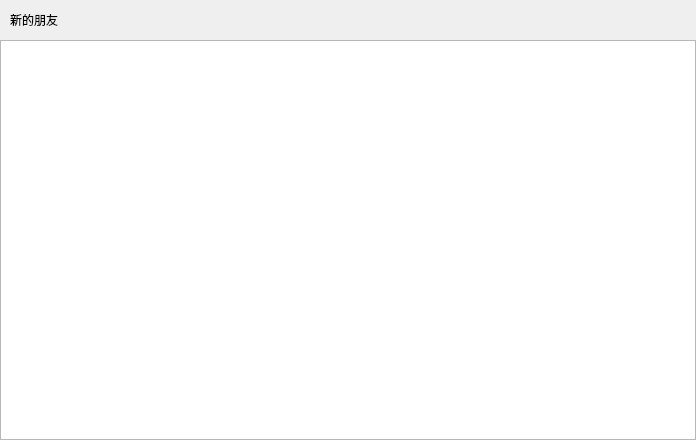
<?xml version="1.0" encoding="UTF-8"?>
<ui version="4.0">
 <class>ApplyFriendPage</class>
 <widget class="QWidget" name="ApplyFriendPage">
  <property name="geometry">
   <rect>
    <x>0</x>
    <y>0</y>
    <width>696</width>
    <height>440</height>
   </rect>
  </property>
  <property name="windowTitle">
   <string>Form</string>
  </property>
  <layout class="QVBoxLayout" name="verticalLayout">
   <property name="spacing">
    <number>0</number>
   </property>
   <property name="leftMargin">
    <number>0</number>
   </property>
   <property name="topMargin">
    <number>0</number>
   </property>
   <property name="rightMargin">
    <number>0</number>
   </property>
   <property name="bottomMargin">
    <number>0</number>
   </property>
   <item>
    <widget class="QWidget" name="friend_apply_wid" native="true">
     <layout class="QHBoxLayout" name="horizontalLayout">
      <property name="spacing">
       <number>0</number>
      </property>
      <property name="leftMargin">
       <number>0</number>
      </property>
      <property name="topMargin">
       <number>0</number>
      </property>
      <property name="rightMargin">
       <number>0</number>
      </property>
      <property name="bottomMargin">
       <number>0</number>
      </property>
      <item>
       <spacer name="horizontalSpacer_2">
        <property name="orientation">
         <enum>Qt::Horizontal</enum>
        </property>
        <property name="sizeType">
         <enum>QSizePolicy::Fixed</enum>
        </property>
        <property name="sizeHint" stdset="0">
         <size>
          <width>10</width>
          <height>20</height>
         </size>
        </property>
       </spacer>
      </item>
      <item>
       <widget class="QLabel" name="friend_apply_lb">
        <property name="minimumSize">
         <size>
          <width>0</width>
          <height>40</height>
         </size>
        </property>
        <property name="maximumSize">
         <size>
          <width>16777215</width>
          <height>40</height>
         </size>
        </property>
        <property name="text">
         <string>新的朋友</string>
        </property>
       </widget>
      </item>
      <item>
       <spacer name="horizontalSpacer">
        <property name="orientation">
         <enum>Qt::Horizontal</enum>
        </property>
        <property name="sizeHint" stdset="0">
         <size>
          <width>623</width>
          <height>20</height>
         </size>
        </property>
       </spacer>
      </item>
     </layout>
    </widget>
   </item>
   <item>
    <widget class="QWidget" name="widget_2" native="true">
     <layout class="QVBoxLayout" name="verticalLayout_2">
      <property name="spacing">
       <number>0</number>
      </property>
      <property name="leftMargin">
       <number>0</number>
      </property>
      <property name="topMargin">
       <number>0</number>
      </property>
      <property name="rightMargin">
       <number>0</number>
      </property>
      <property name="bottomMargin">
       <number>0</number>
      </property>
      <item>
       <widget class="ApplyFriendList" name="apply_friend_list"/>
      </item>
     </layout>
    </widget>
   </item>
  </layout>
 </widget>
 <customwidgets>
  <customwidget>
   <class>ApplyFriendList</class>
   <extends>QListWidget</extends>
   <header location="global">applyfriendlist.h</header>
  </customwidget>
 </customwidgets>
 <resources/>
 <connections/>
</ui>
